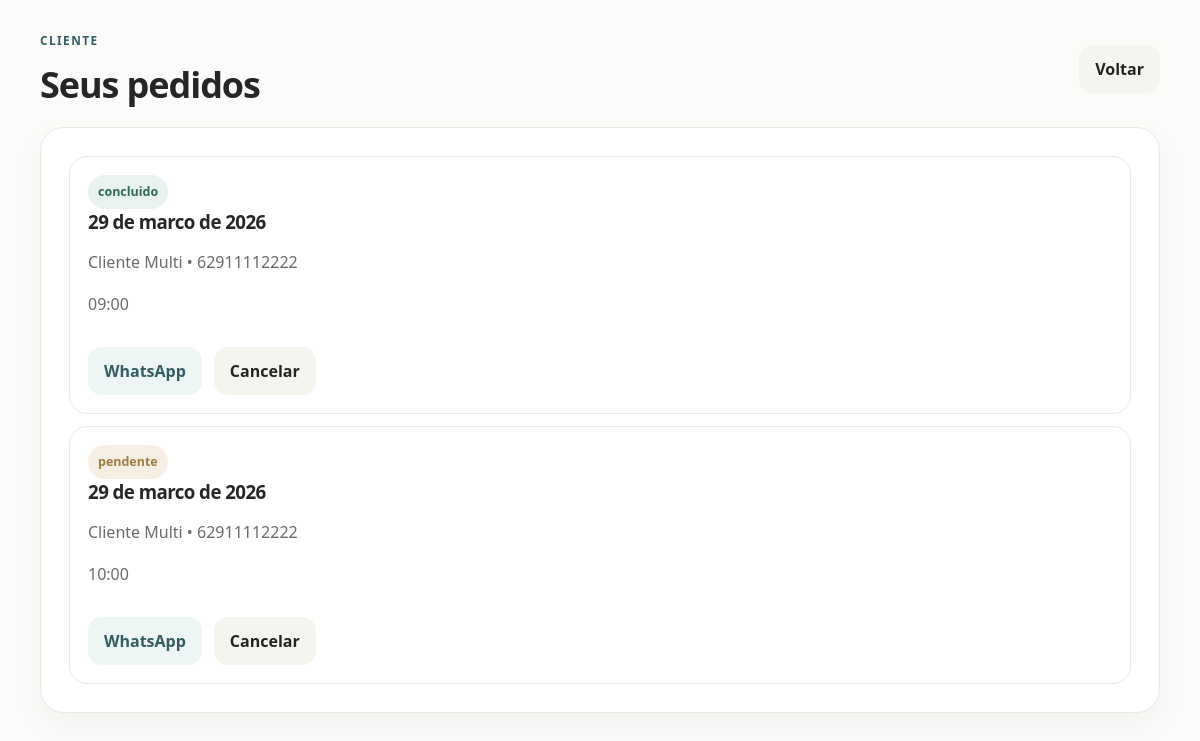
Screenshot of /reservas (signed in) with the database file from the repository.
### tables this page shows
CREATE TABLE reservas (
            id INTEGER PRIMARY KEY AUTOINCREMENT,
            nome TEXT,
            telefone TEXT,
            quadra TEXT,
            data_reserva TEXT,
            horario TEXT,
            usuario_id INTEGER
        , quadra_id INTEGER, status TEXT NOT NULL DEFAULT 'confirmada', observacao_admin TEXT);

### app.py (the view)
@app.route("/reservas")
@login_required
def reservas():
    filter_date = normalize_date(request.args.get("data", date.today().isoformat()))
    status_filter = request.args.get("status", "todos")
    valid_status = {"pendente", "confirmada", "recusada", "todos"}
    if status_filter not in valid_status:
        status_filter = "todos"
    conn = get_conn()
    c = conn.cursor()
    if session.get("usuario_tipo") == "admin":
        query = "SELECT * FROM reservas WHERE data_reserva = ?"
        params = [filter_date]
        if status_filter != "todos":
            query += " AND status = ?"
            params.append(status_filter)
        query += " ORDER BY horario"
        c.execute(query, params)
    else:
        c.execute(
            "SELECT * FROM reservas WHERE usuario_id = ? ORDER BY data_reserva, horario",
            (session["usuario_id"],),
        )
    dados = serialize_reservas(c.fetchall())
    conn.close()
    return render_template(
        "reservas.html",
        reservas=dados,
        filtro_data=filter_date,
        filtro_status=status_filter,
        filtro_data_formatada=format_date_pt(filter_date),
    )

### app.py (called while the page is built)
def get_conn():
    conn = sqlite3.connect("banco.db")
    conn.row_factory = sqlite3.Row
    return conn

def format_date_pt(value):
    try:
        parsed = datetime.strptime(value, "%Y-%m-%d").date()
    except (TypeError, ValueError):
        return value
    return f"{parsed.day:02d} de {MESES_PT[parsed.month - 1]} de {parsed.year}"

def normalize_date(value):
    try:
        selected = datetime.strptime(value, "%Y-%m-%d").date()
    except (TypeError, ValueError):
        return date.today().isoformat()
    if selected < date.today():
        return date.today().isoformat()
    return selected.isoformat()

def login_required(view):
    @wraps(view)
    def wrapped_view(*args, **kwargs):
        if not session.get("usuario_id"):
            query = urlencode({"next": request.full_path.rstrip("?")})
            return redirect(f"{url_for('acesso')}?{query}")
        return view(*args, **kwargs)
    return wrapped_view

def serialize_reservas(rows):
    items = []
    for row in rows:
        item = dict(row)
        item["data_formatada"] = format_date_pt(row["data_reserva"])
        item["status_label"] = STATUS_LABELS.get(row["status"], row["status"])
        item["whatsapp_link"] = (
            f"https://wa.me/55{row['telefone']}?text="
            f"Sua%20reserva%20na%20{QUADRA['nome'].replace(' ', '%20')}%20"
            f"para%20{format_date_pt(row['data_reserva']).replace(' ', '%20')}%20"
            f"as%20{row['horario']}%20esta%20como%20{STATUS_LABELS.get(row['status'], row['status']).replace(' ', '%20')}"
        )
        items.append(item)
    return items

@app.context_processor
def inject_user():
    return {"usuario_logado": session.get("usuario_nome"), "usuario_tipo": session.get("usuario_tipo")}

### templates/reservas.html (shortened to what this page needs)
{% extends "base.html" %}
{% block content %}
<main class="app-shell">
  <section class="topbar">
    <div>
      <span class="eyebrow">{{ 'Admin' if usuario_tipo == 'admin' else 'Cliente' }}</span>
      <h1>{{ 'Lista de pedidos da quadra' if usuario_tipo == 'admin' else 'Seus pedidos' }}</h1>
    </div>
    <div class="topbar-actions">
      <a class="ghost-btn" href="{{ url_for('dashboard') }}">Voltar</a>
    </div>
  </section>
  <section class="content-card">
    {% if reservas %}
      <div class="reservation-list">
        {% for r in reservas %}
          <article class="reservation-card full">
            <div class="reservation-main">
              <div>
                <span class="pill {{ r.status }}">{{ r.status_label }}</span>
                <h3>{{ r.data_formatada }}</h3>
                <p>{{ r.nome }} • {{ r.telefone }}</p>
                <p>{{ r.horario }}</p>
              </div>
            </div>
            <div class="reservation-actions">
              <a class="secondary-btn inline-btn" target="_blank" href="{{ r.whatsapp_link }}">WhatsApp</a>
              <form action="{{ url_for('cancelar', reserva_id=r.id) }}" method="POST">
                <button class="ghost-btn inline-btn" type="submit">Cancelar</button>
              </form>
            </div>
          </article>
        {% endfor %}
      </div>
    {% else %}
      <div class="empty-state">
        <h3>Nenhum pedido encontrado</h3>
        <p>Quando houver reserva, ela aparece aqui.</p>
      </div>
    {% endif %}
  </section>
</main>
{% endblock %}

### static/style.css (style rules this page uses)
:root { --bg: #fbfbf9; --card: #ffffff; --card-soft: #ffffff; --text: #232323; --muted: #6a6a6a; --line: #ece8e0; --primary: #315c60; --primary-soft: #edf5f5; --danger: #b0443d; --danger-soft: #f9ecea; --warning: #a17c3e; --warning-soft: #f5efe3; --success: #2c6a54; --success-soft: #e9f3ee; --shadow: 0 12px 30px rgba(33, 28, 20, 0.04); --radius-lg: 24px; --radius-md: 18px; --radius-sm: 12px; --font-main: "Trebuchet MS", "Segoe UI", sans-serif; }
* { box-sizing: border-box; }
body { margin: 0; background: var(--bg); color: var(--text); font-family: var(--font-main); }
a { color: inherit; text-decoration: none; }
button, input, select { font: inherit; }
button { border: 0; cursor: pointer; }
.site-shell, .app-shell { width: min(1120px, calc(100% - 28px)); margin: 0 auto; padding: 28px 0 40px; }
.landing-hero, .content-card, .auth-panel, .quadra-card, .stat-card { background: var(--card); border: 1px solid var(--line); border-radius: var(--radius-lg); box-shadow: var(--shadow); }
.landing-hero, .content-card, .auth-panel { padding: 28px; }
.eyebrow { display: inline-block; color: var(--primary); text-transform: uppercase; letter-spacing: 0.12em; font-size: 0.74rem; font-weight: 800; }
h1, h2, h3, h4 { margin: 0; color: #262626; letter-spacing: -0.03em; }
h1 { font-size: clamp(1.8rem, 3vw, 2.5rem); margin-top: 10px; }
p, span, small, li { color: var(--muted); line-height: 1.6; }
.hero-actions, .topbar-actions, .reservation-actions, .admin-actions, .submit-row, .hero-copy { display: flex; gap: 12px; flex-wrap: wrap; }
.inline-btn { width: auto !important; margin-top: 0 !important; }
.primary-btn, .secondary-btn, .ghost-btn, .danger-btn, .tab-btn { display: inline-flex; align-items: center; justify-content: center; padding: 13px 16px; border-radius: 14px; font-weight: 800; }
.secondary-btn { background: var(--primary-soft); color: var(--primary); }
.ghost-btn { background: #f6f4ef; color: var(--text); }
.topbar { display: flex; justify-content: space-between; align-items: center; gap: 16px; margin-bottom: 18px; }
.reservation-list { display: grid; gap: 12px; }
.reservation-card { padding: 18px; border-radius: var(--radius-md); border: 1px solid var(--line); background: var(--card-soft); }
.reservation-card.full { display: grid; gap: 14px; }
.reservation-main { display: flex; justify-content: space-between; gap: 16px; align-items: start; }
.pill { display: inline-flex; padding: 7px 10px; border-radius: 999px; background: #eee8de; color: #725d3f; font-size: 0.78rem; font-weight: 800; }
.pill.pendente { background: var(--warning-soft); color: var(--warning); }
.pill.confirmada { background: var(--success-soft); color: var(--success); }
form { margin: 0; }

### rows the page displays
reservas: status_label "concluido", data_formatada "29 de marco de 2026", nome "Cliente Multi", telefone "62911112222", horario "09:00"
reservas: status_label "pendente", data_formatada "29 de marco de 2026", nome "Cliente Multi", telefone "62911112222", horario "10:00"

### other values shown
{{ 'Admin' if usuario_tipo == 'admin' else 'Cliente' }} "CLIENTE"
